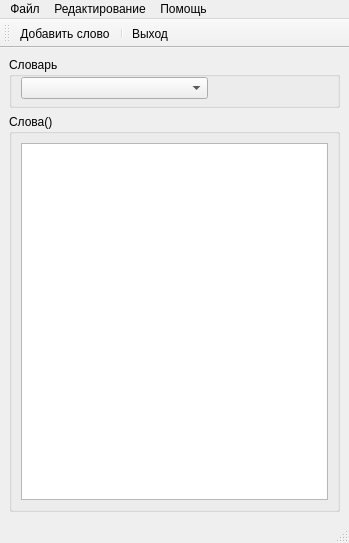
<?xml version="1.0" encoding="UTF-8"?>
<ui version="4.0">
 <class>VocabularMainWindow</class>
 <widget class="QMainWindow" name="VocabularMainWindow">
  <property name="geometry">
   <rect>
    <x>0</x>
    <y>0</y>
    <width>349</width>
    <height>543</height>
   </rect>
  </property>
  <property name="mouseTracking">
   <bool>true</bool>
  </property>
  <property name="windowTitle">
   <string>Vocabular</string>
  </property>
  <property name="windowIcon">
   <iconset resource="resources.qrc">
    <normaloff>:/res/images/dictionary.png</normaloff>:/res/images/dictionary.png</iconset>
  </property>
  <widget class="QWidget" name="centralwidget">
   <property name="layoutDirection">
    <enum>Qt::LeftToRight</enum>
   </property>
   <layout class="QVBoxLayout" name="verticalLayout">
    <item>
     <widget class="QGroupBox" name="gbDictionary">
      <property name="sizePolicy">
       <sizepolicy hsizetype="Preferred" vsizetype="Fixed">
        <horstretch>0</horstretch>
        <verstretch>0</verstretch>
       </sizepolicy>
      </property>
      <property name="maximumSize">
       <size>
        <width>16777215</width>
        <height>16777215</height>
       </size>
      </property>
      <property name="mouseTracking">
       <bool>true</bool>
      </property>
      <property name="title">
       <string>Словарь</string>
      </property>
      <property name="flat">
       <bool>false</bool>
      </property>
      <property name="checkable">
       <bool>false</bool>
      </property>
      <layout class="QHBoxLayout" name="horizontalLayout">
       <property name="spacing">
        <number>0</number>
       </property>
       <property name="sizeConstraint">
        <enum>QLayout::SetDefaultConstraint</enum>
       </property>
       <property name="leftMargin">
        <number>9</number>
       </property>
       <property name="topMargin">
        <number>0</number>
       </property>
       <property name="rightMargin">
        <number>9</number>
       </property>
       <property name="bottomMargin">
        <number>6</number>
       </property>
       <item>
        <widget class="QComboBox" name="cbDicts">
         <property name="frame">
          <bool>true</bool>
         </property>
        </widget>
       </item>
       <item>
        <widget class="QPushButton" name="btnAddDict">
         <property name="sizePolicy">
          <sizepolicy hsizetype="Fixed" vsizetype="Fixed">
           <horstretch>0</horstretch>
           <verstretch>0</verstretch>
          </sizepolicy>
         </property>
         <property name="mouseTracking">
          <bool>true</bool>
         </property>
         <property name="toolTip">
          <string>Добавить словарь</string>
         </property>
         <property name="autoFillBackground">
          <bool>false</bool>
         </property>
         <property name="text">
          <string/>
         </property>
         <property name="icon">
          <iconset resource="resources.qrc">
           <normaloff>:/res/images/add_dict.png</normaloff>:/res/images/add_dict.png</iconset>
         </property>
         <property name="iconSize">
          <size>
           <width>24</width>
           <height>24</height>
          </size>
         </property>
         <property name="checkable">
          <bool>false</bool>
         </property>
         <property name="autoDefault">
          <bool>false</bool>
         </property>
         <property name="default">
          <bool>false</bool>
         </property>
         <property name="flat">
          <bool>true</bool>
         </property>
        </widget>
       </item>
       <item>
        <widget class="QPushButton" name="btnEditDict">
         <property name="sizePolicy">
          <sizepolicy hsizetype="Fixed" vsizetype="Fixed">
           <horstretch>0</horstretch>
           <verstretch>0</verstretch>
          </sizepolicy>
         </property>
         <property name="mouseTracking">
          <bool>true</bool>
         </property>
         <property name="toolTip">
          <string>Редактировать словарь</string>
         </property>
         <property name="text">
          <string/>
         </property>
         <property name="icon">
          <iconset resource="resources.qrc">
           <normaloff>:/res/images/edit_dict.png</normaloff>:/res/images/edit_dict.png</iconset>
         </property>
         <property name="iconSize">
          <size>
           <width>24</width>
           <height>24</height>
          </size>
         </property>
         <property name="autoDefault">
          <bool>false</bool>
         </property>
         <property name="default">
          <bool>false</bool>
         </property>
         <property name="flat">
          <bool>true</bool>
         </property>
        </widget>
       </item>
       <item>
        <widget class="QPushButton" name="btnRemoveDict">
         <property name="sizePolicy">
          <sizepolicy hsizetype="Fixed" vsizetype="Fixed">
           <horstretch>0</horstretch>
           <verstretch>0</verstretch>
          </sizepolicy>
         </property>
         <property name="mouseTracking">
          <bool>true</bool>
         </property>
         <property name="toolTip">
          <string>Удалить словарь</string>
         </property>
         <property name="text">
          <string/>
         </property>
         <property name="icon">
          <iconset resource="resources.qrc">
           <normaloff>:/res/images/delete_dict.png</normaloff>:/res/images/delete_dict.png</iconset>
         </property>
         <property name="iconSize">
          <size>
           <width>24</width>
           <height>24</height>
          </size>
         </property>
         <property name="checkable">
          <bool>false</bool>
         </property>
         <property name="flat">
          <bool>true</bool>
         </property>
        </widget>
       </item>
      </layout>
     </widget>
    </item>
    <item>
     <widget class="QGroupBox" name="gbWords">
      <property name="title">
       <string>Слова()</string>
      </property>
      <layout class="QGridLayout" name="gridLayout">
       <item row="0" column="0">
        <widget class="QTableView" name="tvEngWords"/>
       </item>
      </layout>
     </widget>
    </item>
   </layout>
  </widget>
  <widget class="QToolBar" name="toolBar">
   <property name="windowTitle">
    <string>toolBar</string>
   </property>
   <attribute name="toolBarArea">
    <enum>TopToolBarArea</enum>
   </attribute>
   <attribute name="toolBarBreak">
    <bool>false</bool>
   </attribute>
   <addaction name="actAddWord"/>
   <addaction name="separator"/>
   <addaction name="actExit"/>
  </widget>
  <widget class="QMenuBar" name="menuBar">
   <property name="geometry">
    <rect>
     <x>0</x>
     <y>0</y>
     <width>349</width>
     <height>21</height>
    </rect>
   </property>
   <widget class="QMenu" name="menuHelp">
    <property name="title">
     <string>Помощь</string>
    </property>
    <addaction name="actionAbout"/>
   </widget>
   <widget class="QMenu" name="menuFile">
    <property name="title">
     <string>Файл</string>
    </property>
    <addaction name="actExit"/>
   </widget>
   <widget class="QMenu" name="menu">
    <property name="title">
     <string>Редактирование</string>
    </property>
    <addaction name="actAddWord"/>
   </widget>
   <addaction name="menuFile"/>
   <addaction name="menu"/>
   <addaction name="menuHelp"/>
  </widget>
  <widget class="QStatusBar" name="statusBar"/>
  <action name="actionAbout">
   <property name="icon">
    <iconset resource="resources.qrc">
     <normaloff>:/res/images/info.png</normaloff>:/res/images/info.png</iconset>
   </property>
   <property name="text">
    <string>О программе</string>
   </property>
  </action>
  <action name="actExit">
   <property name="icon">
    <iconset resource="resources.qrc">
     <normaloff>:/res/images/exit.png</normaloff>:/res/images/exit.png</iconset>
   </property>
   <property name="text">
    <string>Выход</string>
   </property>
   <property name="shortcut">
    <string>Ctrl+Q</string>
   </property>
  </action>
  <action name="actAddWord">
   <property name="icon">
    <iconset resource="resources.qrc">
     <normaloff>:/res/images/add_word.png</normaloff>:/res/images/add_word.png</iconset>
   </property>
   <property name="text">
    <string>Добавить слово</string>
   </property>
  </action>
 </widget>
 <resources>
  <include location="resources.qrc"/>
 </resources>
 <connections/>
</ui>
